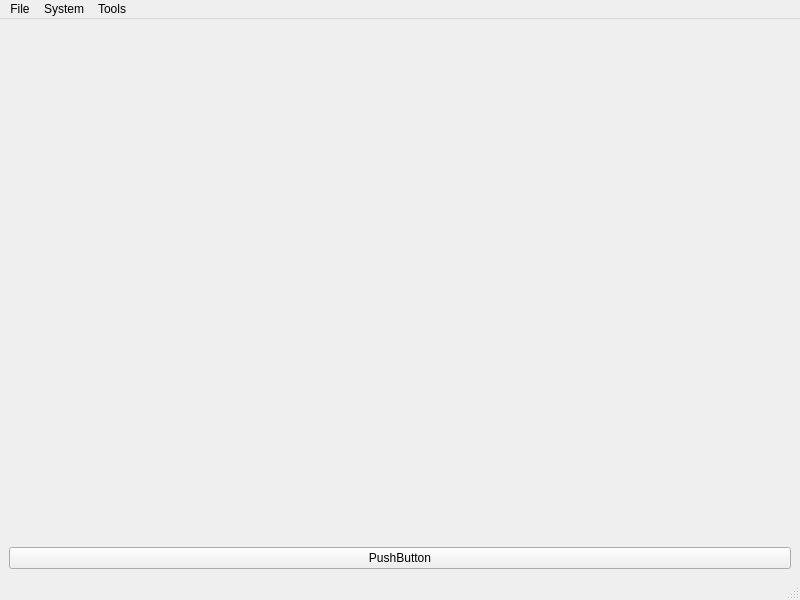
<?xml version="1.0" encoding="UTF-8"?>
<ui version="4.0">
 <class>MainWindow</class>
 <widget class="QMainWindow" name="MainWindow">
  <property name="geometry">
   <rect>
    <x>0</x>
    <y>0</y>
    <width>800</width>
    <height>600</height>
   </rect>
  </property>
  <property name="windowTitle">
   <string>MainWindow</string>
  </property>
  <widget class="QWidget" name="container_wid">
   <layout class="QGridLayout" name="gridLayout">
    <item row="0" column="0">
     <widget class="QWidget" name="plot_wid" native="true"/>
    </item>
    <item row="1" column="0">
     <widget class="QPushButton" name="plot_btn">
      <property name="text">
       <string>PushButton</string>
      </property>
     </widget>
    </item>
   </layout>
  </widget>
  <widget class="QMenuBar" name="menubar">
   <property name="geometry">
    <rect>
     <x>0</x>
     <y>0</y>
     <width>800</width>
     <height>27</height>
    </rect>
   </property>
   <widget class="QMenu" name="menuFile">
    <property name="title">
     <string>File</string>
    </property>
   </widget>
   <widget class="QMenu" name="menuSystem">
    <property name="title">
     <string>System</string>
    </property>
   </widget>
   <widget class="QMenu" name="menuTools">
    <property name="title">
     <string>Tools</string>
    </property>
   </widget>
   <addaction name="menuFile"/>
   <addaction name="menuSystem"/>
   <addaction name="menuTools"/>
  </widget>
  <widget class="QStatusBar" name="statusbar"/>
 </widget>
 <resources/>
 <connections/>
</ui>
